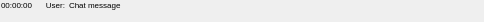
<?xml version="1.0" encoding="UTF-8"?>
<ui version="4.0">
 <class>chatEntry</class>
 <widget class="QFrame" name="chatEntry">
  <property name="geometry">
   <rect>
    <x>0</x>
    <y>0</y>
    <width>484</width>
    <height>22</height>
   </rect>
  </property>
  <property name="sizePolicy">
   <sizepolicy hsizetype="Preferred" vsizetype="Preferred">
    <horstretch>0</horstretch>
    <verstretch>0</verstretch>
   </sizepolicy>
  </property>
  <property name="minimumSize">
   <size>
    <width>0</width>
    <height>20</height>
   </size>
  </property>
  <property name="maximumSize">
   <size>
    <width>16777215</width>
    <height>16777215</height>
   </size>
  </property>
  <property name="windowTitle">
   <string>Frame</string>
  </property>
  <property name="frameShape">
   <enum>QFrame::NoFrame</enum>
  </property>
  <property name="frameShadow">
   <enum>QFrame::Raised</enum>
  </property>
  <layout class="QVBoxLayout" name="verticalLayout">
   <property name="leftMargin">
    <number>1</number>
   </property>
   <property name="topMargin">
    <number>0</number>
   </property>
   <property name="rightMargin">
    <number>1</number>
   </property>
   <property name="bottomMargin">
    <number>0</number>
   </property>
   <item>
    <layout class="QHBoxLayout" name="horizontalLayout_2">
     <property name="spacing">
      <number>4</number>
     </property>
     <item>
      <widget class="QLabel" name="lblTime">
       <property name="sizePolicy">
        <sizepolicy hsizetype="Fixed" vsizetype="Preferred">
         <horstretch>0</horstretch>
         <verstretch>0</verstretch>
        </sizepolicy>
       </property>
       <property name="maximumSize">
        <size>
         <width>40</width>
         <height>16777215</height>
        </size>
       </property>
       <property name="font">
        <font>
         <family>Ubuntu</family>
         <pointsize>6</pointsize>
        </font>
       </property>
       <property name="text">
        <string>00:00:00</string>
       </property>
       <property name="alignment">
        <set>Qt::AlignLeading|Qt::AlignLeft|Qt::AlignTop</set>
       </property>
      </widget>
     </item>
     <item>
      <widget class="QLabel" name="lblNick">
       <property name="sizePolicy">
        <sizepolicy hsizetype="Minimum" vsizetype="Preferred">
         <horstretch>0</horstretch>
         <verstretch>0</verstretch>
        </sizepolicy>
       </property>
       <property name="minimumSize">
        <size>
         <width>20</width>
         <height>16</height>
        </size>
       </property>
       <property name="maximumSize">
        <size>
         <width>20</width>
         <height>16777215</height>
        </size>
       </property>
       <property name="font">
        <font>
         <family>Ubuntu</family>
         <pointsize>6</pointsize>
        </font>
       </property>
       <property name="frameShape">
        <enum>QFrame::NoFrame</enum>
       </property>
       <property name="text">
        <string>User:</string>
       </property>
       <property name="alignment">
        <set>Qt::AlignRight|Qt::AlignTop|Qt::AlignTrailing</set>
       </property>
       <property name="textInteractionFlags">
        <set>Qt::NoTextInteraction</set>
       </property>
      </widget>
     </item>
     <item>
      <widget class="QLabel" name="lblChat">
       <property name="sizePolicy">
        <sizepolicy hsizetype="Preferred" vsizetype="Preferred">
         <horstretch>0</horstretch>
         <verstretch>0</verstretch>
        </sizepolicy>
       </property>
       <property name="minimumSize">
        <size>
         <width>340</width>
         <height>52</height>
        </size>
       </property>
       <property name="font">
        <font>
         <family>Ubuntu</family>
         <pointsize>6</pointsize>
        </font>
       </property>
       <property name="frameShape">
        <enum>QFrame::NoFrame</enum>
       </property>
       <property name="text">
        <string>Chat message</string>
       </property>
       <property name="alignment">
        <set>Qt::AlignLeading|Qt::AlignLeft|Qt::AlignTop</set>
       </property>
       <property name="wordWrap">
        <bool>true</bool>
       </property>
       <property name="openExternalLinks">
        <bool>true</bool>
       </property>
       <property name="textInteractionFlags">
        <set>Qt::LinksAccessibleByMouse|Qt::TextSelectableByMouse</set>
       </property>
      </widget>
     </item>
    </layout>
   </item>
  </layout>
 </widget>
 <resources/>
 <connections/>
</ui>
